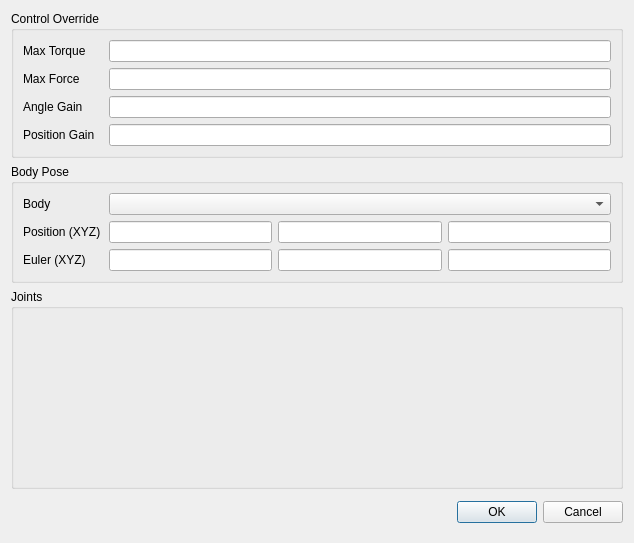
<?xml version="1.0" encoding="UTF-8"?>
<ui version="4.0">
 <class>DialogAssembly</class>
 <widget class="QDialog" name="DialogAssembly">
  <property name="geometry">
   <rect>
    <x>0</x>
    <y>0</y>
    <width>634</width>
    <height>503</height>
   </rect>
  </property>
  <property name="windowTitle">
   <string>Dialog</string>
  </property>
  <layout class="QGridLayout" name="gridLayout_4">
   <item row="0" column="0">
    <widget class="QGroupBox" name="groupBox">
     <property name="title">
      <string>Control Override</string>
     </property>
     <layout class="QGridLayout" name="gridLayout_3">
      <item row="0" column="0">
       <widget class="QLabel" name="label_3">
        <property name="minimumSize">
         <size>
          <width>80</width>
          <height>0</height>
         </size>
        </property>
        <property name="text">
         <string>Max Torque</string>
        </property>
       </widget>
      </item>
      <item row="1" column="0">
       <widget class="QLabel" name="label_6">
        <property name="text">
         <string>Max Force</string>
        </property>
       </widget>
      </item>
      <item row="1" column="1">
       <widget class="LineEditDouble" name="lineEditMaxForce"/>
      </item>
      <item row="2" column="1">
       <widget class="LineEditDouble" name="lineEditAngleGain"/>
      </item>
      <item row="3" column="0">
       <widget class="QLabel" name="label_7">
        <property name="text">
         <string>Position Gain</string>
        </property>
       </widget>
      </item>
      <item row="0" column="1">
       <widget class="LineEditDouble" name="lineEditMaxTorque"/>
      </item>
      <item row="3" column="1">
       <widget class="LineEditDouble" name="lineEditPositionGain"/>
      </item>
      <item row="2" column="0">
       <widget class="QLabel" name="label_5">
        <property name="text">
         <string>Angle Gain</string>
        </property>
       </widget>
      </item>
     </layout>
    </widget>
   </item>
   <item row="1" column="0">
    <widget class="QGroupBox" name="groupBoxBodyPose">
     <property name="title">
      <string>Body Pose</string>
     </property>
     <layout class="QGridLayout" name="gridLayout_2">
      <item row="0" column="0">
       <widget class="QLabel" name="label">
        <property name="minimumSize">
         <size>
          <width>80</width>
          <height>0</height>
         </size>
        </property>
        <property name="text">
         <string>Body</string>
        </property>
       </widget>
      </item>
      <item row="0" column="1" colspan="3">
       <widget class="QComboBox" name="comboBoxBodyList"/>
      </item>
      <item row="1" column="1">
       <widget class="LineEditDouble" name="lineEditX"/>
      </item>
      <item row="1" column="2">
       <widget class="LineEditDouble" name="lineEditY"/>
      </item>
      <item row="1" column="3">
       <widget class="LineEditDouble" name="lineEditZ"/>
      </item>
      <item row="2" column="1">
       <widget class="LineEditDouble" name="lineEditXR"/>
      </item>
      <item row="2" column="2">
       <widget class="LineEditDouble" name="lineEditYR"/>
      </item>
      <item row="2" column="3">
       <widget class="LineEditDouble" name="lineEditZR"/>
      </item>
      <item row="1" column="0">
       <widget class="QLabel" name="label_4">
        <property name="text">
         <string>Position (XYZ)</string>
        </property>
       </widget>
      </item>
      <item row="2" column="0">
       <widget class="QLabel" name="label_2">
        <property name="text">
         <string>Euler (XYZ)</string>
        </property>
       </widget>
      </item>
     </layout>
    </widget>
   </item>
   <item row="2" column="0">
    <widget class="QGroupBox" name="groupBoxJoints">
     <property name="sizePolicy">
      <sizepolicy hsizetype="Preferred" vsizetype="Expanding">
       <horstretch>0</horstretch>
       <verstretch>0</verstretch>
      </sizepolicy>
     </property>
     <property name="minimumSize">
      <size>
       <width>200</width>
       <height>200</height>
      </size>
     </property>
     <property name="title">
      <string>Joints</string>
     </property>
    </widget>
   </item>
   <item row="3" column="0">
    <widget class="QWidget" name="widget" native="true">
     <layout class="QGridLayout" name="gridLayout">
      <property name="leftMargin">
       <number>0</number>
      </property>
      <property name="topMargin">
       <number>6</number>
      </property>
      <property name="rightMargin">
       <number>0</number>
      </property>
      <item row="0" column="0">
       <spacer name="horizontalSpacer">
        <property name="orientation">
         <enum>Qt::Horizontal</enum>
        </property>
        <property name="sizeHint" stdset="0">
         <size>
          <width>454</width>
          <height>20</height>
         </size>
        </property>
       </spacer>
      </item>
      <item row="0" column="1">
       <widget class="QPushButton" name="pushButtonOK">
        <property name="text">
         <string>OK</string>
        </property>
       </widget>
      </item>
      <item row="0" column="2">
       <widget class="QPushButton" name="pushButtonCancel">
        <property name="text">
         <string>Cancel</string>
        </property>
       </widget>
      </item>
     </layout>
    </widget>
   </item>
  </layout>
 </widget>
 <customwidgets>
  <customwidget>
   <class>LineEditDouble</class>
   <extends>QLineEdit</extends>
   <header>LineEditDouble.h</header>
  </customwidget>
 </customwidgets>
 <tabstops>
  <tabstop>lineEditMaxTorque</tabstop>
  <tabstop>lineEditMaxForce</tabstop>
  <tabstop>lineEditAngleGain</tabstop>
  <tabstop>lineEditPositionGain</tabstop>
  <tabstop>comboBoxBodyList</tabstop>
  <tabstop>lineEditX</tabstop>
  <tabstop>lineEditY</tabstop>
  <tabstop>lineEditZ</tabstop>
  <tabstop>lineEditXR</tabstop>
  <tabstop>lineEditYR</tabstop>
  <tabstop>lineEditZR</tabstop>
  <tabstop>pushButtonOK</tabstop>
  <tabstop>pushButtonCancel</tabstop>
 </tabstops>
 <resources/>
 <connections/>
</ui>
